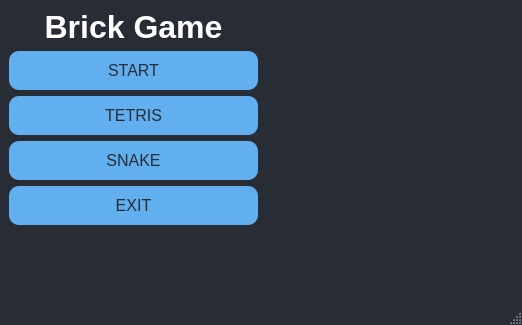
<?xml version="1.0" encoding="UTF-8"?>
<ui version="4.0">
 <class>MainWindow</class>
 <widget class="QMainWindow" name="MainWindow">
  <property name="geometry">
   <rect>
    <x>0</x>
    <y>0</y>
    <width>522</width>
    <height>325</height>
   </rect>
  </property>
  <property name="windowTitle">
   <string>Brick Game</string>
  </property>
  <property name="styleSheet">
   <string notr="true">QMainWindow { background-color: #282c34; }
QLabel { color: #FFFFFF; }
QPushButton {
        background-color: #61afef;
        color: #282c34;
        border: none;
        border-radius: 10px;
        padding: 10px;
        font-size: 16px;
}
QPushButton:hover {
        background-color: #528bde;
}
QPushButton:pressed {
        background-color: #3a6cb1;
}</string>
  </property>
  <widget class="QWidget" name="QW_Central">
   <layout class="QHBoxLayout" name="horizontalLayout" stretch="0,0">
    <item>
     <layout class="QVBoxLayout" name="QVBL_menu" stretch="0,0,0,0,0,0">
      <item>
       <widget class="QLabel" name="QL_Title">
        <property name="font">
         <font>
          <pointsize>24</pointsize>
          <bold>true</bold>
         </font>
        </property>
        <property name="text">
         <string>Brick Game</string>
        </property>
        <property name="alignment">
         <set>Qt::AlignCenter</set>
        </property>
       </widget>
      </item>
      <item>
       <widget class="QPushButton" name="PB_Start">
        <property name="text">
         <string>START</string>
        </property>
       </widget>
      </item>
      <item>
       <widget class="QPushButton" name="PB_Tetris">
        <property name="text">
         <string>TETRIS</string>
        </property>
       </widget>
      </item>
      <item>
       <widget class="QPushButton" name="PB_Snake">
        <property name="text">
         <string>SNAKE</string>
        </property>
       </widget>
      </item>
      <item>
       <widget class="QPushButton" name="PB_Exit">
        <property name="text">
         <string>EXIT</string>
        </property>
       </widget>
      </item>
      <item>
       <spacer name="verticalSpacer">
        <property name="orientation">
         <enum>Qt::Vertical</enum>
        </property>
        <property name="sizeHint" stdset="0">
         <size>
          <width>0</width>
          <height>40</height>
         </size>
        </property>
       </spacer>
      </item>
     </layout>
    </item>
    <item>
     <widget class="QLabel" name="QL_MenuImage">
      <property name="text">
       <string/>
      </property>
      <property name="pixmap">
       <pixmap resource="../../resource.qrc">:/im/images/turtle.jpg</pixmap>
      </property>
      <property name="scaledContents">
       <bool>true</bool>
      </property>
     </widget>
    </item>
   </layout>
  </widget>
  <widget class="QMenuBar" name="menubar">
   <property name="geometry">
    <rect>
     <x>0</x>
     <y>0</y>
     <width>522</width>
     <height>22</height>
    </rect>
   </property>
  </widget>
  <widget class="QStatusBar" name="statusbar"/>
 </widget>
 <resources>
  <include location="../../resource.qrc"/>
 </resources>
 <connections/>
</ui>
